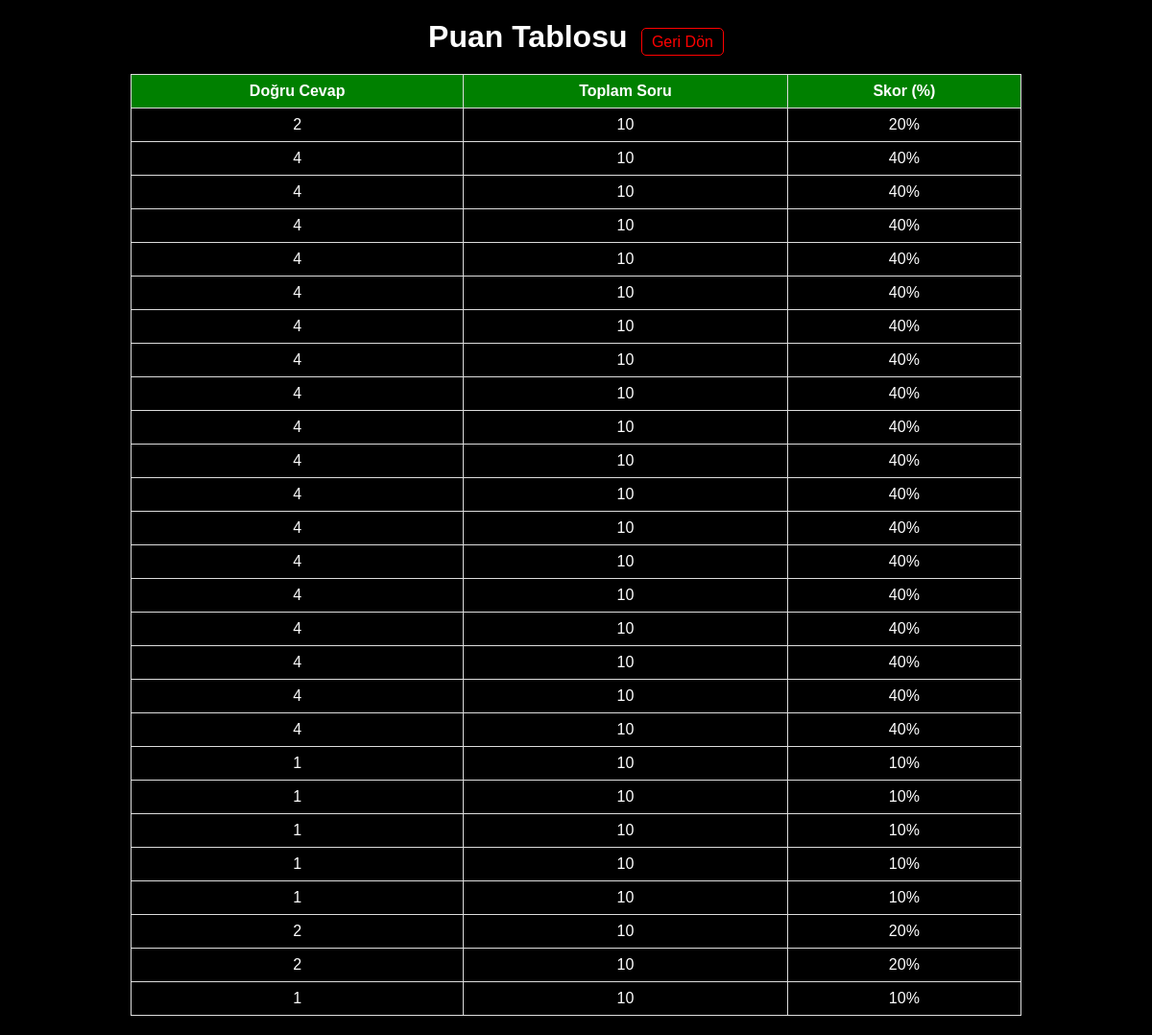
Page /scoreboard.php (signed in) on the committed database.
### tables this page shows
CREATE TABLE submissions (
    id INTEGER PRIMARY KEY AUTOINCREMENT,
    user_id INTEGER NOT NULL,
    correct_answers INTEGER NOT NULL,
    total_questions INTEGER NOT NULL,
    score REAL NOT NULL,
    FOREIGN KEY (user_id) REFERENCES users(id)
);

### scoreboard.php (the view, shortened to what this page needs)
<?php
include 'db.php';
if (isset($_SESSION['user_id'])) {
    $user_id = $_SESSION['user_id'];
} else {
    die("Kullanıcı ID'si bulunamadı.");
}
try {
    $stmt = $db->prepare("SELECT * FROM submissions WHERE user_id = ?");
    $stmt->execute([$user_id]);
    $scores = $stmt->fetchAll(PDO::FETCH_ASSOC);
} catch (PDOException $e) {
    die("Skorlar alınırken bir hata oluştu: " . $e->getMessage());
}
?>
<!DOCTYPE html>
<html lang="tr">
<head>
</head>
<body>
    <div class="header">
        <h1>Puan Tablosu</h1>
        <a href="user_dashboard.php" class="back-button">Geri Dön</a>
    </div>
    <?php if (empty($scores)): ?>
        <p>Henüz bir quiz çözmediniz.</p>
    <?php else: ?>
        <table>
            <tr>
                <th>Doğru Cevap</th>
                <th>Toplam Soru</th>
                <th>Skor (%)</th>
            </tr>
            <?php foreach ($scores as $score): ?>
                <tr>
                    <td><?php echo htmlspecialchars($score['correct_answers']); ?></td>
                    <td><?php echo htmlspecialchars($score['total_questions']); ?></td>
                    <td><?php echo htmlspecialchars($score['score']); ?>%</td>
                </tr>
            <?php endforeach; ?>
        </table>
    <?php endif; ?>
</body>
</html>

### scoreboard.php (style rules this page uses)
body { background-color: black; color: white; font-family: Arial, sans-serif; text-align: center; margin: 0; padding: 20px; }
h1 { display: inline; margin: 0; }
.header { margin-bottom: 20px; }
.back-button { color: red; text-decoration: none; padding: 5px 10px; border: 1px solid red; border-radius: 5px; margin-left: 10px; }
table { width: 80%; margin: 0 auto; border-collapse: collapse; }
th, td { border: 1px solid #ddd; padding: 8px; }
th { background-color: green; color: white; }

### rows in the picture
submissions: correct_answers "2", total_questions "10", score "20"
submissions: correct_answers "4", total_questions "10", score "40"
submissions: correct_answers "4", total_questions "10", score "40"
submissions: correct_answers "4", total_questions "10", score "40"
submissions: correct_answers "4", total_questions "10", score "40"
submissions: correct_answers "4", total_questions "10", score "40"
submissions: correct_answers "4", total_questions "10", score "40"
submissions: correct_answers "4", total_questions "10", score "40"
submissions: correct_answers "4", total_questions "10", score "40"
submissions: correct_answers "4", total_questions "10", score "40"
submissions: correct_answers "4", total_questions "10", score "40"
submissions: correct_answers "4", total_questions "10", score "40"
submissions: correct_answers "4", total_questions "10", score "40"
submissions: correct_answers "4", total_questions "10", score "40"
submissions: correct_answers "4", total_questions "10", score "40"
submissions: correct_answers "4", total_questions "10", score "40"
submissions: correct_answers "4", total_questions "10", score "40"
submissions: correct_answers "4", total_questions "10", score "40"
submissions: correct_answers "4", total_questions "10", score "40"
submissions: correct_answers "1", total_questions "10", score "10"
submissions: correct_answers "1", total_questions "10", score "10"
submissions: correct_answers "1", total_questions "10", score "10"
submissions: correct_answers "1", total_questions "10", score "10"
submissions: correct_answers "1", total_questions "10", score "10"
submissions: correct_answers "2", total_questions "10", score "20"
submissions: correct_answers "2", total_questions "10", score "20"
submissions: correct_answers "1", total_questions "10", score "10"
